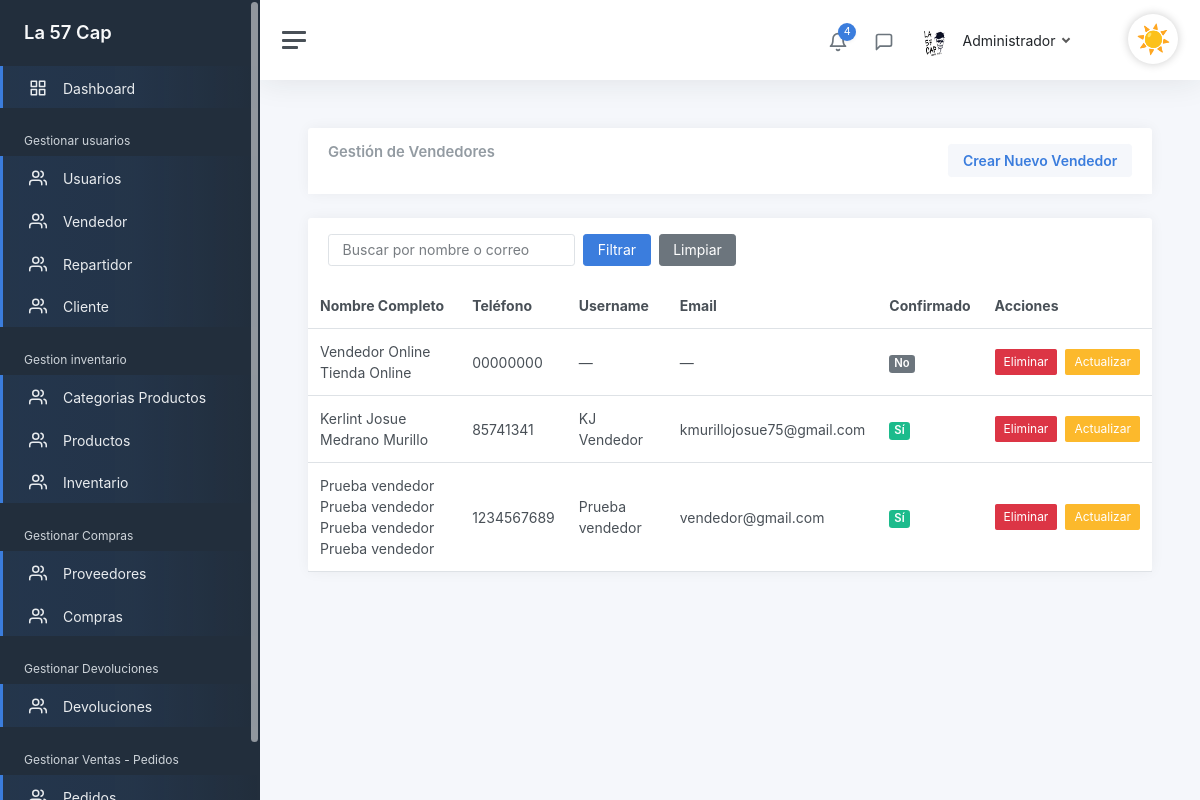
/admin/GestionarVendedores (signed in), run on an earlier commit of the app's database.
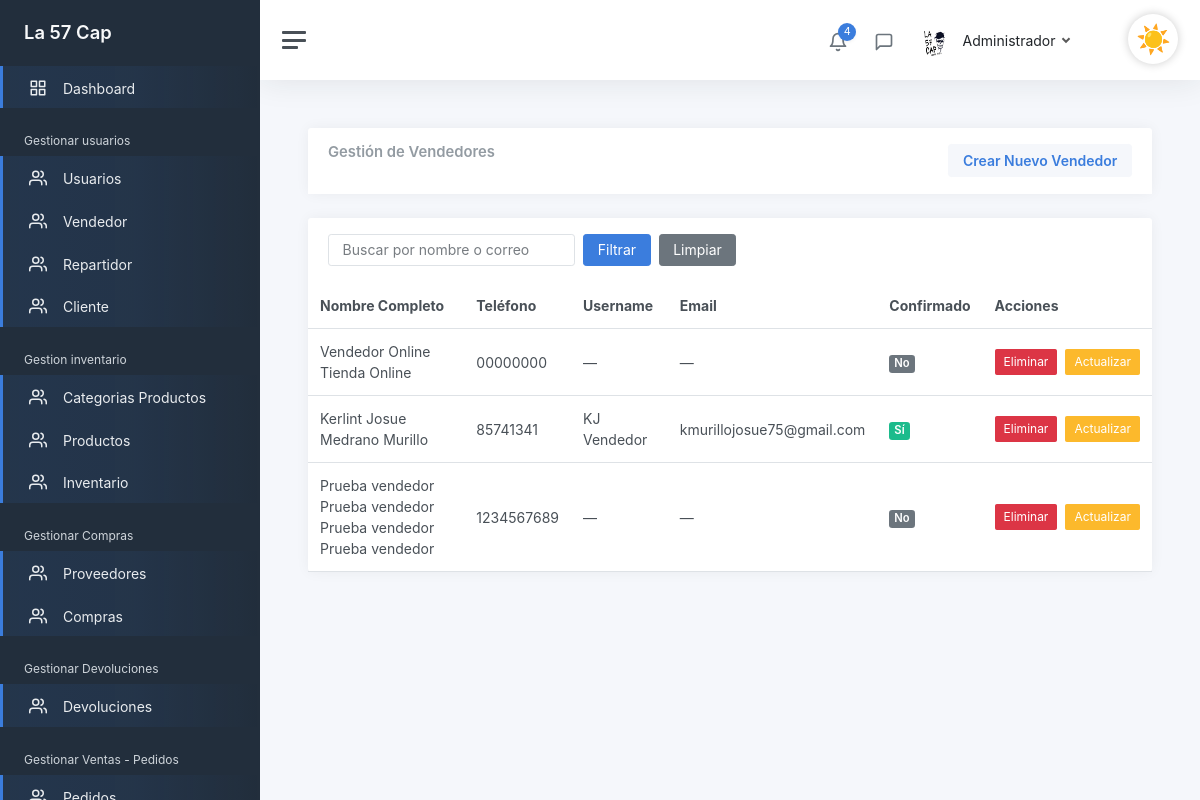
And on a later commit of the database.
### tables this page shows
CREATE TABLE `vendedor`  (
  `idvendedor` int(0) NOT NULL AUTO_INCREMENT,
  `id_usuario` int(0) NULL DEFAULT NULL,
  `p_nombre` varchar(50) NOT NULL,
  `s_nombre` varchar(50) NOT NULL,
  `p_apellido` varchar(50) NOT NULL,
  `s_apellido` varchar(50) NOT NULL,
  `n_telefono` varchar(15) NOT NULL,
  `eliminado` tinyint(0) NULL DEFAULT 0,
  PRIMARY KEY (`idvendedor`) USING BTREE,
  INDEX `vendedor_usuario_idx`(`id_usuario`) USING BTREE,
  CONSTRAINT `vendedor_usuario0` FOREIGN KEY (`id_usuario`) REFERENCES `usuario` (`idusuario`) ON DELETE SET NULL ON UPDATE RESTRICT
);

CREATE TABLE `usuario`  (
  `idusuario` int(0) NOT NULL AUTO_INCREMENT,
  `id_roles` int(0) NOT NULL,
  `f_perfil` varchar(150) NULL DEFAULT NULL,
  `userName` varchar(45) NOT NULL,
  `password` varchar(100) NOT NULL,
  `email` varchar(30) NOT NULL,
  `confirmado` tinyint(1) NULL DEFAULT NULL,
  `token` varchar(15) NULL DEFAULT NULL,
  `Creado_Fecha` datetime(0) NOT NULL,
  `Cambiado_Fecha` datetime(0) NOT NULL,
  `eliminado` tinyint(0) NULL DEFAULT 0,
  `intentos_fallidos` int(0) NULL DEFAULT 0,
  PRIMARY KEY (`idusuario`) USING BTREE,
  INDEX `usuario_roles_idx`(`id_roles`) USING BTREE,
  CONSTRAINT `usuario_roles` FOREIGN KEY (`id_roles`) REFERENCES `roles` (`idroles`) ON DELETE RESTRICT ON UPDATE RESTRICT
);

### controllers/VendedorController.php (called while the page is built, shortened)
<?php
class VendedorController
{
    public static function GestionarVendedores(Router $router)
    {
        $busqueda = $_POST['busqueda'] ?? '';
        $vendedores = Vendedor::obtenerTodosConUsuario($busqueda);
        $router->renderAdmin('Admin/vendedores/GestionVendedores', [
            'vendedores' => $vendedores,
            'busqueda' => $busqueda,
            'titulo' => 'Gestionar Vendedores'
        ]);
    }
}

### public/index.php (called while the page is built, shortened)
<?php
$router = new Router();
$router->get('/login', [LoginController::class, 'login']);
$router->post('/login', [LoginController::class, 'login']);
$router->get('/logout', [LoginController::class, 'logout']);
$router->get('/olvide-cuenta', [UsuarioController::class, 'olvide']);
$router->post('/olvide-cuenta', [UsuarioController::class, 'olvide']);
$router->get('/recuperar-cuenta', [UsuarioController::class, 'recuperar']);
$router->post('/recuperar-cuenta', [UsuarioController::class, 'recuperar']);
$router->get('/confirmar-cuenta', [UsuarioController::class, 'confirmarCuenta']);
$router->post('/confirmar-cuenta', [UsuarioController::class, 'confirmarCuenta']);
$router->get('/crear-cuenta', [RegistroController::class, 'crearCuenta']);
$router->post('/crear-cuenta', [RegistroController::class, 'crearCuenta']);
$router->get('/mensaje-confirmacion', [RegistroController::class, 'mensajeConfirmacion']);
$router->get('/reenviar-confirmacion', [RegistroController::class, 'reenviarConfirmacion']);
$router->post('/reenviar-confirmacion', [RegistroController::class, 'reenviarConfirmacion']);
$router->get('/', [LandingController::class, 'index']);
$router->get('/cliente/pedidos', [ClientePanelController::class, 'pedidos']);
$router->get('/cliente/devolucion', [ClienteController::class, 'solicitarDevolucion']);
$router->post('/cliente/devolucion', [ClienteController::class, 'registrarDevolucion']);
$router->post('/cliente/devolucion/guardar', [ClienteController::class, 'guardarDevolucion']);
$router->get('/tienda', [TiendaController::class, 'shop']);
$router->post('/tienda', fn: [TiendaController::class, 'shop']);
$router->get('/producto', [ProductoController::class, 'ver']);
$router->get('/carrito', [CarritoController::class, 'mostrar']);
$router->get('/carrito/agregar', [CarritoController::class, 'agregar']);
$router->get('/carrito/eliminar', [CarritoController::class, 'eliminar']);
$router->post('/carrito/actualizar', [CarritoController::class, 'actualizar']);
$router->get('/checkout', [CheckoutController::class, 'mostrar']);
$router->post('/checkout/confirmar', [CheckoutController::class, 'confirmar']);
$router->get('/checkout/exito', [CheckoutController::class, 'exito']);
$router->get('/cliente/pedido', [ClienteController::class, 'pedido']);
$router->post('/cliente/calificar', [ClientePanelController::class, 'calificarPedido']);
$router->get('/cliente/calificar', [ClientePanelController::class, 'calificarPedido']);
$router->get('/SobreNosotros', [LandingController::class, 'about']);
$router->get('/Contactanos', [LandingController::class, 'contact']);
$router->get('/admin', [AdminController::class, 'Admin']);
$router->post('/admin', [AdminController::class, 'Admin']);
$router->get('/admin/GestionarUsuario', [UsuarioController::class, 'GestionarUsuario']);
$router->post('/admin/GestionarUsuario', [UsuarioController::class, 'GestionarUsuario']);
$router->get('/admin/CrearUsuario', [UsuarioController::class, 'crearUsuario']);
$router->post('/admin/CrearUsuario', [UsuarioController::class, 'crearUsuario']);
$router->get('/admin/ActualizarUsuario', [UsuarioController::class, 'ActualizarUsuario']);
$router->post('/admin/ActualizarUsuario', [UsuarioController::class, 'ActualizarUsuario']);
$router->get('/admin/EliminarUsuario', [UsuarioController::class, 'EliminarUsuario']);
$router->post('/admin/EliminarUsuario', [UsuarioController::class, 'EliminarUsuario']);
$router->get('/admin/Dashboard', [DashBoardController::class, 'Dashboard']);
$router->post('/admin/Dashboard', [DashBoardController::class, 'Dashboard']);
$router->get('/admin/GestionarCliente', [ClienteController::class, 'GestionarCliente']);
$router->post('/admin/GestionarCliente', [ClienteController::class, 'GestionarCliente']);
$router->get('/admin/GestionarVendedores', [VendedorController::class, 'GestionarVendedores']);
$router->post('/admin/GestionarVendedores', [VendedorController::class, 'GestionarVendedores']);
$router->get('/admin/CrearVendedor', [VendedorController::class, 'crearvendedor']);
$router->post('/admin/CrearVendedor', [VendedorController::class, 'crearvendedor']);
$router->get('/admin/ActualizarVendedor', [VendedorController::class, 'ActualizarVendedor']);
$router->post('/admin/ActualizarVendedor', [VendedorController::class, 'ActualizarVendedor']);
$router->post('/admin/EliminarVendedor', [VendedorController::class, 'EliminarVendedor']);
$router->get('/admin/GestionarRepartidor', [RepartidorControllers::class, 'GestionarRepartidores']);
$router->post('/admin/GestionarRepartidor', [RepartidorControllers::class, 'GestionarRepartidores']);
$router->get('/admin/CrearRepartidor', [RepartidorControllers::class, 'CrearRepartidor']);
$router->post('/admin/CrearRepartidor', [RepartidorControllers::class, 'CrearRepartidor']);
$router->get('/admin/ActualizarRepartidor', [RepartidorControllers::class, 'ActualizarRepartidor']);
$router->post('/admin/ActualizarRepartidor', [RepartidorControllers::class, 'ActualizarRepartidor']);
$router->post('/admin/EliminarRepartidor', [RepartidorControllers::class, 'EliminarRepartidor']);
$router->get('/admin/GestionarProveedores', [ProveedorController::class, 'GestionarProveedores']);
$router->post('/admin/GestionarProveedores', [ProveedorController::class, 'GestionarProveedores']);
$router->get('/admin/CrearProveedor', [ProveedorController::class, 'CrearProveedor']);
$router->post('/admin/CrearProveedor', [ProveedorController::class, 'CrearProveedor']);
$router->get('/admin/ActualizarProveedor', [ProveedorController::class, 'ActualizarProveedor']);
$router->post('/admin/ActualizarProveedor', [ProveedorController::class, 'ActualizarProveedor']);
$router->post('/admin/EliminarProveedor', [ProveedorController::class, 'EliminarProveedor']);
$router->get('/admin/GestionarCategoriaProducto', [CategoriaProductoController::class, 'GestionarCategorias']);
$router->post('/admin/GestionarCategoriaProducto', [CategoriaProductoController::class, 'GestionarCategorias']);
$router->get('/admin/CrearCategoriaProducto', [CategoriaProductoController::class, 'CrearCategoria']);
$router->post('/admin/CrearCategoriaProducto', [CategoriaProductoController::class, 'CrearCategoria']);
$router->get('/admin/ActualizarCategoriaProducto', [CategoriaProductoController::class, 'ActualizarCategoria']);
$router->post('/admin/ActualizarCategoriaProducto', [CategoriaProductoController::class, 'ActualizarCategoria']);
$router->post('/admin/EliminarCategoriaProducto', [CategoriaProductoController::class, 'EliminarCategoria']);
$router->get('/admin/GestionarProducto', [ProductoController::class, 'GestionarProductos']);
$router->post('/admin/GestionarProducto', [ProductoController::class, 'GestionarProductos']);
$router->get('/admin/CrearProducto', [ProductoController::class, 'CrearProducto']);
$router->post('/admin/CrearProducto', [ProductoController::class, 'CrearProducto']);
$router->get('/admin/ActualizarProducto', [ProductoController::class, 'ActualizarProducto']);
$router->post('/admin/ActualizarProducto', [ProductoController::class, 'ActualizarProducto']);
$router->post('/admin/EliminarProducto', [ProductoController::class, 'EliminarProducto']);
$router->get('/admin/GenerarCodigoBarras', [ProductoController::class, 'VerCodigoBarras']);
$router->get('/admin/DescargarCodigoBarras', [ProductoController::class, 'DescargarCodigoBarras']);
$router->get('/admin/VerProducto', [ProductoController::class, 'VerProducto']);
$router->get('/admin/InventarioGeneral', [InventarioController::class, 'GestionarInventario']);
$router->get('/admin/GestionarCompras', [CompraController::class, 'GestionarCompras']);
$router->get('/admin/CrearCompra', [CompraController::class, 'CrearCompra']);
$router->post('/admin/CrearCompra', [CompraController::class, 'CrearCompra']);
$router->get('/admin/DetalleCompra', [CompraController::class, 'VerDetalleCompra']);
$router->get('/admin/devoluciones', [DevolucionController::class, 'gestionar']);
$router->get('/admin/devoluciones/detalle', [DevolucionController::class, 'detalle']);
$router->post('/admin/devoluciones/aprobar', [DevolucionController::class, 'aprobar']);
$router->post('/admin/devoluciones/rechazar', [DevolucionController::class, 'rechazar']);
$router->post('/admin/devoluciones/visitar-tienda', [DevolucionController::class, 'visitarTienda']);
$router->get('/admin/historialPedidos', [AdminController::class, 'verPedidos']);
$router->get('/admin/calificaciones', [AdminController::class, 'verCalificaciones']);
$router->get('/admin/detalle-calificacion', [AdminController::class, 'detalleCalificacion']);
$router->get('/Vendedor', [VendedorController::class, 'Vendedor']);
$router->get('/vendedor/realizar-venta', [VendedorController::class, 'realizarVenta']);
$router->post('/vendedor/realizar-venta', [VendedorController::class, 'realizarVenta']);
$router->get('/vendedor/ticket', [VendedorController::class, 'ticket']);
$router->get('/vendedor/ticket-pdf', [VendedorController::class, 'ticketPDF']);
$router->get('/api/producto', [ApiVentaController::class, 'buscar']);
$router->get('/api/cliente', [ApiVentaController::class, 'buscarCliente']);
$router->get('/vendedor/pedidos', [VendedorController::class, 'listarPedidosPendientes']);
$router->get('/vendedor/inventario', [InventarioController::class, 'Inventario']);
$router->get('/vendedor/VerProducto', [VendedorController::class, 'VerProducto']);
$router->get('/vendedor/GenerarCodigoBarras', [VendedorController::class, 'VerCodigoBarras']);
$router->get('/vendedor/DescargarCodigoBarras', [VendedorController::class, 'DescargarCodigoBarras']);
$router->get('/vendedor/atender-pedido', [VendedorController::class, 'atenderPedido']);
$router->get('/vendedor/asignar-repartidor', [VendedorController::class, 'asignarRepartidorVista']);
$router->post('/vendedor/asignar-repartidor', [VendedorController::class, 'asignarRepartidor']);
$router->get('/Repartidor', [RepartidorControllers::class, 'Repartidor']);
$router->get('/repartidor/pedidos-en-camino', [RepartidorControllers::class, 'pedidosEnCamino']);
$router->post('/repartidor/confirmar-entrega', [RepartidorControllers::class, 'confirmarEntrega']);
$router->get('/repartidor/pedido', [RepartidorControllers::class, 'verDetalle']);
$router->comprobarRutas();

### models/Vendedor.php (called while the page is built, shortened)
<?php
class Vendedor extends ActiveRecord
{
    public static function obtenerTodosConUsuario($busqueda = '')
    {
        $where = "WHERE vendedor.eliminado = 0";
        $query = "SELECT
                vendedor.*,
                usuario.userName AS userName,
                usuario.email AS email,
                usuario.confirmado AS confirmado
              FROM vendedor
              LEFT JOIN usuario ON vendedor.id_usuario = usuario.idusuario
              $where";
        $resultado = self::$db->query($query);
        $objetos = [];
        while ($registro = $resultado->fetch_object()) {
            $objetos[] = $registro;
        }
        return $objetos;
    }
}

### views/Admin/vendedores/GestionVendedores.php (the view, shortened to what the changed rows need)
<div class="card">
    <div class="card-header">
        <div class="row">
            <div class="col mt-0">
                <h2 class="card-title">Gestión de Vendedores</h2>
            </div>
        </div>
    </div>
</div>
<div class="card">
    <div class="col-12">
        <table class="table table-hover my-0">
            <thead>
                <tr>
                    <th>Nombre Completo</th>
                    <th>Teléfono</th>
                    <th>Username</th>
                    <th>Email</th>
                    <th>Confirmado</th>
                    <th>Acciones</th>
                </tr>
            </thead>
            <tbody>
                <?php if (!empty($vendedores)): ?>
                    <?php foreach ($vendedores as $vendedor): ?>
                        <tr>
                            <td><?php echo "$vendedor->p_nombre $vendedor->s_nombre $vendedor->p_apellido $vendedor->s_apellido"; ?>
                            </td>
                            <td><?php echo $vendedor->n_telefono; ?></td>
                            <td><?php echo $vendedor->userName ?? '—'; ?></td>
                            <td><?php echo $vendedor->email ?? '—'; ?></td>
                            <td>
                                <?php
                                $estado = ($vendedor->confirmado ?? "0") == "1" ? "Sí" : "No";
                                $color = ($vendedor->confirmado ?? "0") == "1" ? "success" : "secondary";
                                ?>
                                <span class="badge bg-<?php echo $color; ?>"><?php echo $estado; ?></span>
                            </td>
                            <td>
                                <div class="d-flex gap-2">
                                    <form action="/admin/EliminarVendedor" method="POST" class="d-inline">
                                        <input type="submit" class="btn btn-sm btn-danger" value="Eliminar">
                                    </form>
                                    <a href="/admin/ActualizarVendedor?id=<?php echo $vendedor->id_usuario; ?>"
                                        class="btn btn-sm btn-warning">Actualizar</a>
                                </div>
                            </td>
                        </tr>
                    <?php endforeach; ?>
                <?php else: ?>
                    <tr>
                        <td colspan="6" class="text-center text-muted">No se encontraron Vendedores.</td>
                    </tr>
                <?php endif; ?>
            </tbody>
        </table>
    </div>
</div>

What changed in the data, as far as the page shows it:
changed vendedor "Prueba vendedor": id_usuario.userName "Prueba vendedor" → "—"; id_usuario.email "vendedor@gmail.com" → "—"; id_usuario 102 → empty (drawn); id_usuario.confirmado "Sí" → "No"
